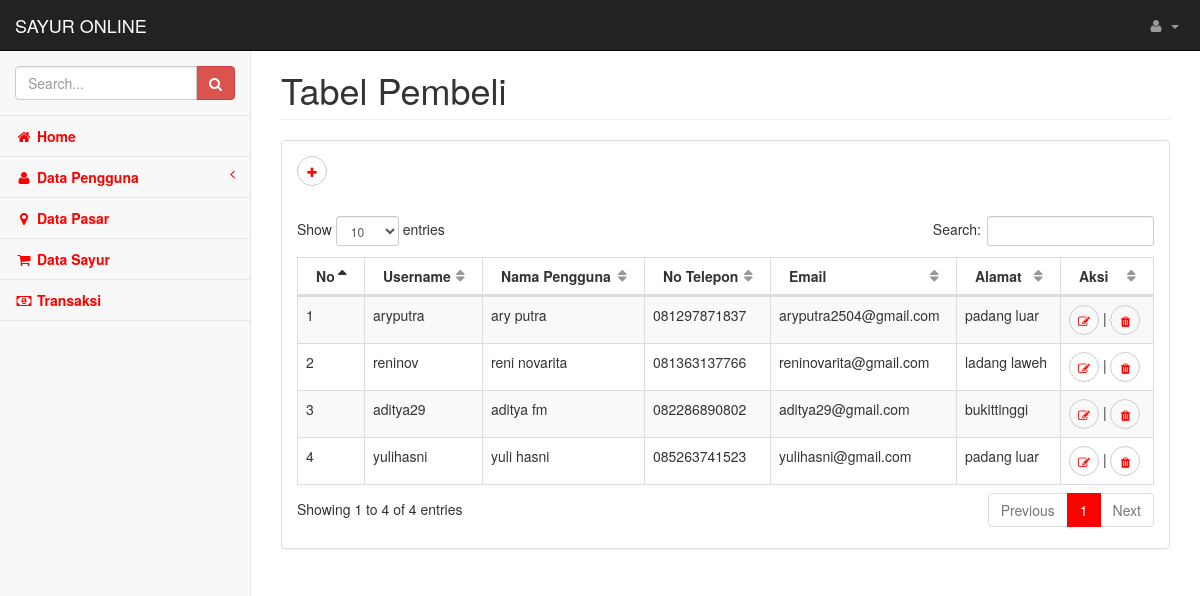
Page /index.php/backend/pembeli on the committed database.
### tables this page shows
CREATE TABLE `pengguna` (
  `id_pengguna` int(11) NOT NULL,
  `username` varchar(20) NOT NULL,
  `password` varchar(50) NOT NULL,
  `nama` varchar(50) NOT NULL,
  `no_hp` varchar(15) NOT NULL,
  `email` varchar(50) NOT NULL,
  `alamat` text NOT NULL,
  `status` varchar(10) NOT NULL
);

### application/controllers/Backend.php (called while the page is built, shortened)
<?php
class Backend extends CI_Controller {
    public function __construct()
    {
    	$this->load->model('M_pengguna');
        $this->load->model('M_pasar');
        $this->load->model('M_sayur');
        $this->load->model('M_transaksi');
        $this->load->library('form_validation');
        $this->load->helper(array('form', 'url'));
    }
    public function pembeli()
    {
        $data['data_pengguna'] = $this->M_pengguna->GetPembeli();
        $this->load->view('pembeli/tabel_pembeli', $data);
    }
}

### index.php (called while the page is built, shortened)
<?php
require_once BASEPATH.'core/CodeIgniter.php';

### application/models/M_pengguna.php (called while the page is built, shortened)
<?php
class M_pengguna extends CI_Model {
	public function GetPembeli()
	{
		return $this->db->query('select * from pengguna where status="pembeli"');
	}
}

### application/views/pembeli/tabel_pembeli.php (the view, shortened to what this page needs)
<!DOCTYPE html>
<html lang="en">
    <head>
    </head>
    <body>
        <div id="wrapper">
            <nav class="navbar navbar-inverse navbar-fixed-top" role="navigation">
            </nav>
            <div id="page-wrapper">
                <div class="row">
                    <div class="col-lg-12">
                        <h1 class="page-header">Tabel Pembeli</h1>
                    </div>
                </div>
                <div class="row">
                    <div class="col-lg-12">
                        <div class="panel panel-default">
                            <div class="panel-body">
                                <a href="<?php echo base_url('Backend/tambah_pembeli')?>" class="btn btn-default btn-sm btn-outline btn-circle"><i class="fa fa-plus" style="color: red;"></i></a>
                            </div>
                            <div class="panel-body">
                                <div class="dataTable_wrapper">
                                    <table class="table table-striped table-bordered table-hover" id="dataTables-example">
                                        <thead>
                                            <tr>
                                                <th>No</th>
                                                <th>Username</th>
                                                <th>Nama Pengguna</th>
                                                <th>No Telepon</th>
                                                <th>Email</th>
                                                <th>Alamat</th>
                                                <th>Aksi</th>
                                            </tr>
                                        </thead>
                                        <tbody>
                                            <?php
                                              $no=+1;
                                              foreach ($data_pengguna->result_array() as $pengguna) { ?>
                                              <tr>
                                                <td><?php echo $no; ?></td>
                                                <td><?php echo $pengguna['username'] ?></td>
                                                <td><?php echo $pengguna['nama'] ?></td>
                                                <td><?php echo $pengguna['no_hp'] ?></td>
                                                <td><?php echo $pengguna['email'] ?></td>
                                                <td><?php echo $pengguna['alamat'] ?></td>
                                                <td>
                                                 <a href="<?php echo base_url('Backend/edit_pembeli/'.$pengguna['id_pengguna']) ?>" class="btn btn-default btn-sm btn-outline btn-circle"><i class="fa fa-edit" style="color: red;"></i></a> |
                                                  <a onclick="deleteConfirm('<?php echo site_url('Backend/hapus_pembeli/').$pengguna['id_pengguna']; ?>')" href="#!" class="btn btn-default btn-sm btn-outline btn-circle"><i class="fa fa-trash" style="color: red;"></i></a>
                                                </td>
                                              </tr>
                                            <?php
                                              $no++; } ?>
                                      </tbody>
                                    </table>
                                </div>
                            </div>
                        </div>
                    </div>
                </div>
            </div>
        </div>
    </body>
</html>

### assets/backend/css/startmin.css (style rules this page uses)
body { background-color: #f8f8f8; }
#wrapper { width: 100%; }
#page-wrapper { padding: 30px 15px 0 15px; min-height: 568px; background-color: #fff; }
@media (min-width:768px) { #page-wrapper { position: inherit; margin-left: 250px; padding: 30px 30px 0 30px; border-left: 1px solid #e7e7e7; } }
.btn-outline { color: inherit; background-color: transparent; transition: all .5s; }
table.dataTable thead .sorting, table.dataTable thead .sorting_asc, table.dataTable thead .sorting_desc, table.dataTable thead .sorting_asc_disabled, table.dataTable thead .sorting_desc_disabled { background: 0 0; }
table.dataTable thead .sorting_asc:after { content: "\f0de"; float: right; font-family: fontawesome; }
table.dataTable thead .sorting:after { content: "\f0dc"; float: right; font-family: fontawesome; color: rgba(50,50,50,.5); }
.btn-circle { width: 30px; height: 30px; padding: 6px 0; border-radius: 15px; text-align: center; font-size: 12px; line-height: 1.428571429; }

### rows in the picture
pengguna: username "aryputra", nama "ary putra", no_hp "081297871837", email "aryputra2504@gmail.com", alamat "padang luar"
pengguna: username "reninov", nama "reni novarita", no_hp "081363137766", email "reninovarita@gmail.com", alamat "ladang laweh"
pengguna: username "aditya29", nama "aditya fm", no_hp "082286890802", email "aditya29@gmail.com", alamat "bukittinggi"
pengguna: username "yulihasni", nama "yuli hasni", no_hp "085263741523", email "yulihasni@gmail.com", alamat "padang luar"
